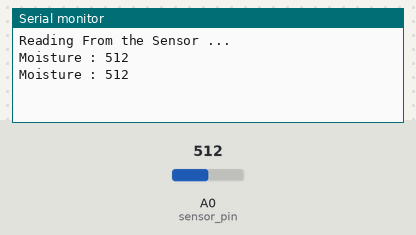
Simulated run of this sketch. Board: Arduino Uno, built with avr-gcc and run on an emulated ATmega328P. Parts: the last lines printed to the serial monitor. The inputs (shaded band) are chosen by the test bench; at power-on: A0 (sensor_pin) = 512.

Above: at 3.2 s.
3.3 s: A0 (sensor_pin) set to 716
At 4.6 s:
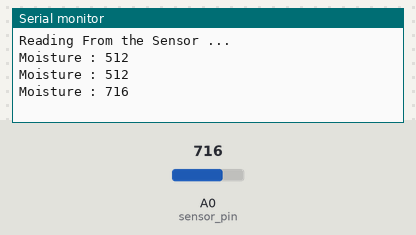
4.8 s: A0 (sensor_pin) set to 900
At 5.7 s:
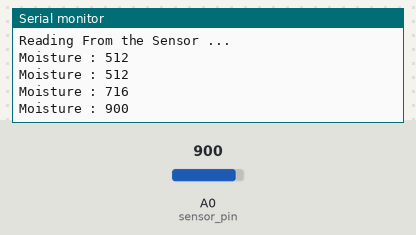
Timing chart, 0 to 7.8 s (numbered marks = the images above; inputs shaded):
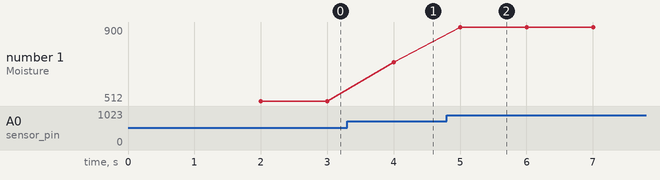

Measured:
- after the input at 3.3 s, the serial monitor: prints a new line after 0.70 s (image 1)
- after the input at 4.8 s, the serial monitor: prints a new line after 0.20 s (image 2)
- plotted number 1: 512 → 716 after the input at 3.3 s, 716 → 900 after the input at 4.8 s

The sketch:

automatic_watering_system_1.ino
```cpp
int sensor_pin = A0;
int output_value ;
void setup() {
  // put your setup code here, to run once:
  Serial.begin(115200);
  Serial.println("Reading From the Sensor ...");
  delay(2000);

}

void loop() {
  // put your main code here, to run repeatedly:
  output_value= analogRead(sensor_pin);
  Serial.print("Moisture : ");
  Serial.print(output_value);
  Serial.print("\n");
  delay(1000);

}
```
